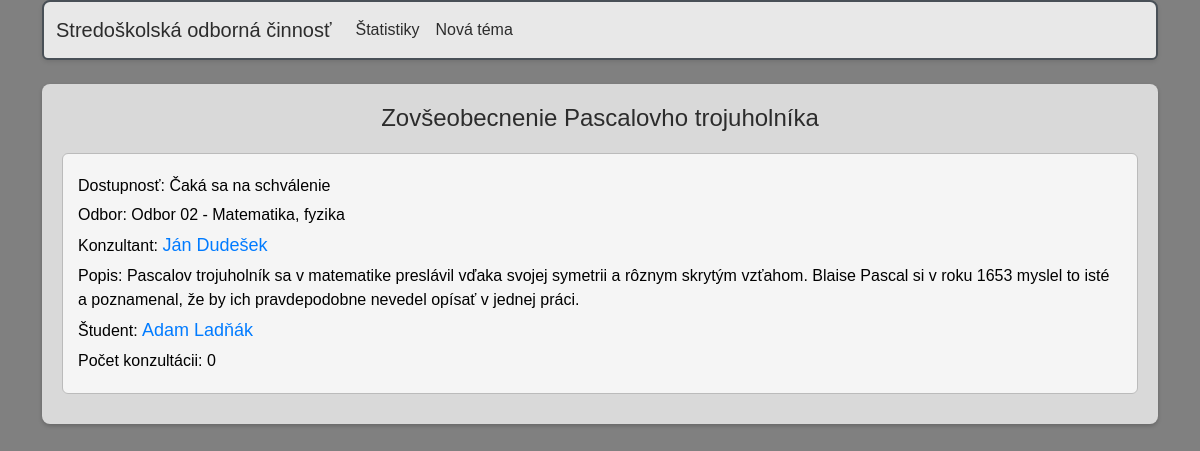
The page /soc/temy/11/ on the database its author committed.
### soc/models.py (models this page shows, shortened)
class Tema(models.Model):
    nazov = models.CharField(max_length=40)
    popis = models.TextField()
    konzultant = models.ForeignKey(Ucitel, on_delete=models.SET_NULL, null=True)
    student = models.ForeignKey(Student, on_delete=models.SET_NULL, null=True, blank=True)
    odbor = models.ForeignKey(Odbor, on_delete=models.SET_NULL, null=True)
    dostupnost = models.ForeignKey(Dostupnost, on_delete=models.SET_NULL, null=True)
    pocet_konzultacii = models.IntegerField()
    class Meta:
        verbose_name = "Téma"
        verbose_name_plural = "Témy"

class Dostupnost(models.Model):
    nazov = models.CharField(max_length = 25)
    def __str__(self):
        return f"{self.nazov}"
    class Meta:
        verbose_name = "Dostupnosť"
        verbose_name_plural = "Dostupnosť"

class Odbor(models.Model):
    nazov = models.CharField(max_length=80)
    def __str__(self):
        return f"{self.nazov}"
    class Meta:
        verbose_name = "Odbor"
        verbose_name_plural = "Odbory"

class Ucitel(models.Model):
    meno = models.CharField(max_length=20)
    priezvisko = models.CharField(max_length=20)
    email = models.EmailField(max_length = 254)
    heslo = models.CharField(max_length=32)
    def __str__(self):
        return f"{self.meno} {self.priezvisko}"
    class Meta:
        verbose_name = "Učiteľ"
        verbose_name_plural = "Učitelia"
        ordering = ["priezvisko"]

class Student(models.Model):
    meno = models.CharField(max_length=20)
    priezvisko = models.CharField(max_length=20)
    email = models.EmailField(max_length = 254)
    heslo = models.CharField(max_length=32)
    trieda = models.CharField(max_length=10)
    def __str__(self):
        return f"{self.meno} {self.priezvisko}"
    class Meta:
        verbose_name = "Študent"
        verbose_name_plural = "Študenti"
        ordering = ["priezvisko"]

### soc/views.py (the view)
# urls.py: path('temy/<tema>/', views.vypis_temu, name='tema'),
def vypis_temu(request, tema):
    tema = Tema.objects.get(id = tema)
    return render(request, "soc/tema_detail.html", {"tema":tema})

### soc/templates/soc/tema_detail.html
{% extends "base.html" %}
{%load static%}
{% block content %}
<link rel="stylesheet" href="{% static 'soc/style_index.css' %}">
{% if tema %}
    <div class="container tp-3">
        <h2>{{tema.nazov}}</h2>
        <ul class= "list-group">
        <li class="list-group-item">
        <p>Dostupnosť: {{tema.dostupnost}}</p>
        <p>Odbor: {{tema.odbor}}</p>
        <p>Konzultant: <a class= "link-offset-2 link-underline link-underline-opacity-0"  href="{% url 'ucitel' ucitel=tema.konzultant.id %}">{{tema.konzultant}}</a></p>
        <p>Popis: {{tema.popis}}</p>
        {% if tema.student%}
        <p>Študent: <a class= "link-offset-2 link-underline link-underline-opacity-0"  href="{% url 'student' student=tema.student.id %}">{{tema.student}}</a></p>
        {%else%}
        <p>Študent: Voľné</p>
        {%endif%}
        <p>Počet konzultácii: {{tema.pocet_konzultacii}}</p>
        </li>
        </ul>
    </div>
{% endif %}
{% endblock %}

### soc/static/soc/style_index.css (style rules this page uses)
body { font-family: Arial, sans-serif; color: #2c2c2c; background-color: #808080; margin: 0; padding: 20px; }
.container.tp-3 { background-color: #d9d9d9; padding: 20px; border-radius: 8px; box-shadow: 0 2px 4px rgba(0, 0, 0, 0.2); }
h2 { text-align: center; color: #2c2c2c; font-size: 24px; margin-bottom: 20px; }
ul.list-group { padding: 0; list-style-type: none; }
li.list-group-item { background-color: #f5f5f5; padding: 15px; margin-bottom: 10px; border: 1px solid #bbb; border-radius: 4px; }
li.list-group-item a { color: #007bff; text-decoration: none; font-size: 18px; }
p { margin: 0 0 10px 0; color: black; }
ul.list-group { list-style-type: none; padding: 0; }
.list-group-item { background-color: #fff; border: 1px solid #ddd; border-radius: 4px; padding: 10px; margin-bottom: 10px; }
.list-group-item p { margin: 5px 0; }

### rows shown on the page
Tema: nazov "Zovšeobecnenie Pascalovho trojuholníka", dostupnost "Čaká sa na schválenie", odbor "Odbor 02 - Matematika, fyzika", konzultant "Ján Dudešek", popis "Pascalov trojuholník sa v matematike preslávil vďaka svojej symetrii a rôznym skrytým vzťahom. Blaise Pascal si v roku 1653 myslel to isté a poznamenal, že by ich pravdepodobne nevedel opísať v jednej práci.", student "Adam Ladňák", pocet_konzultacii "0"
